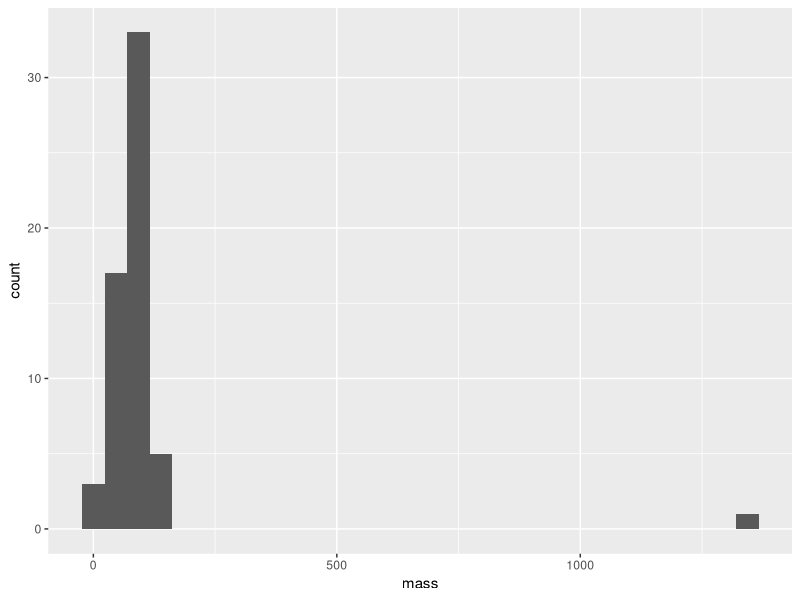
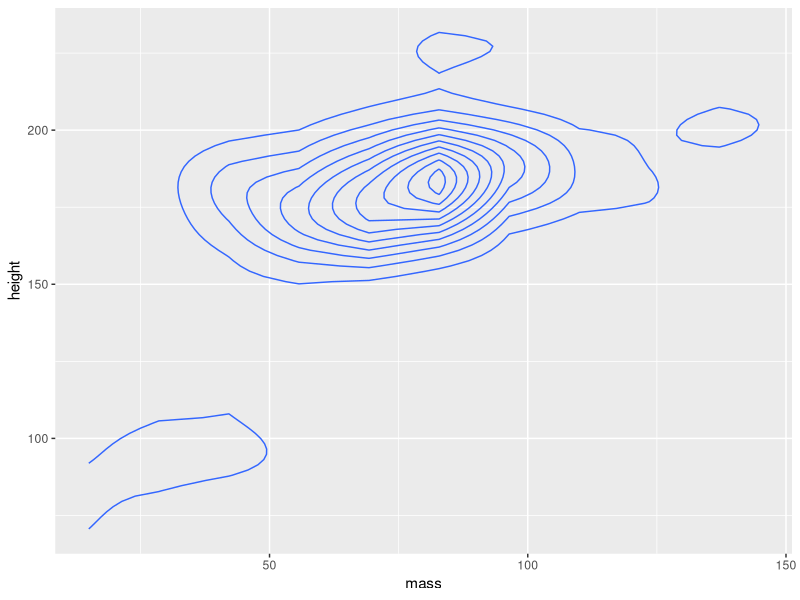
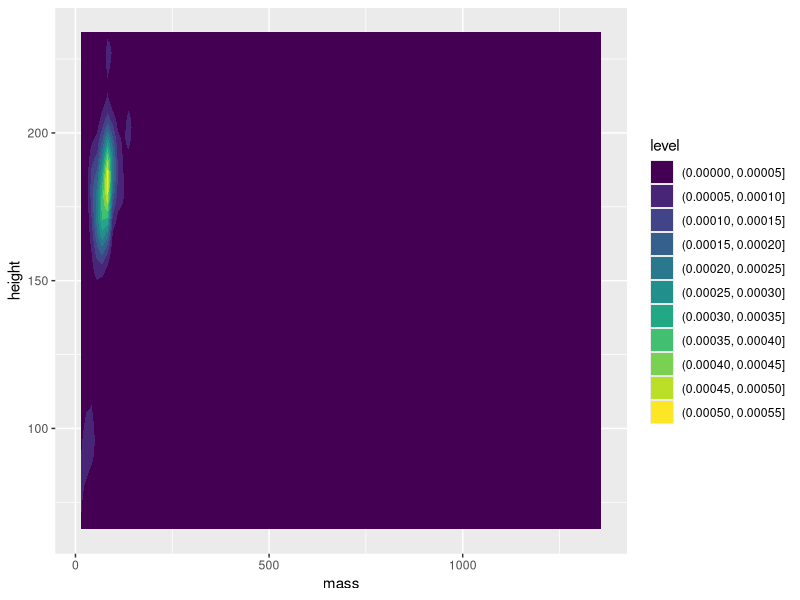
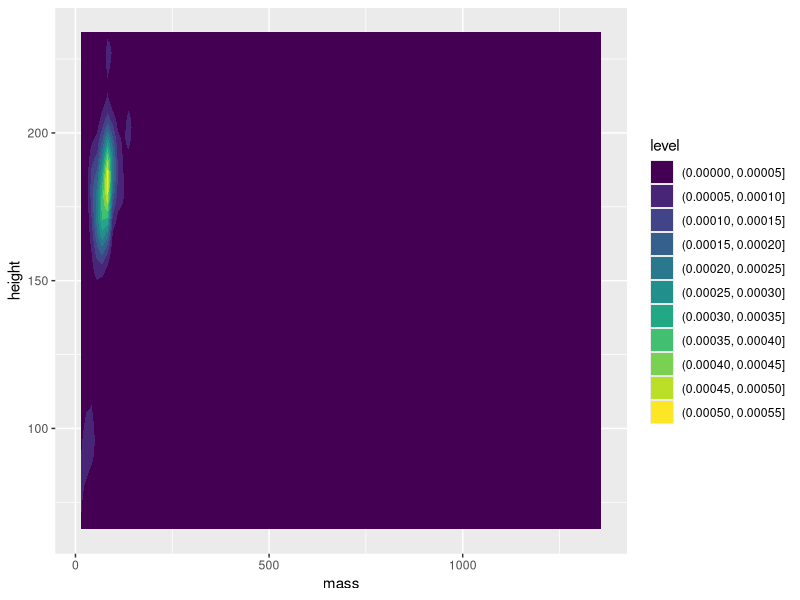
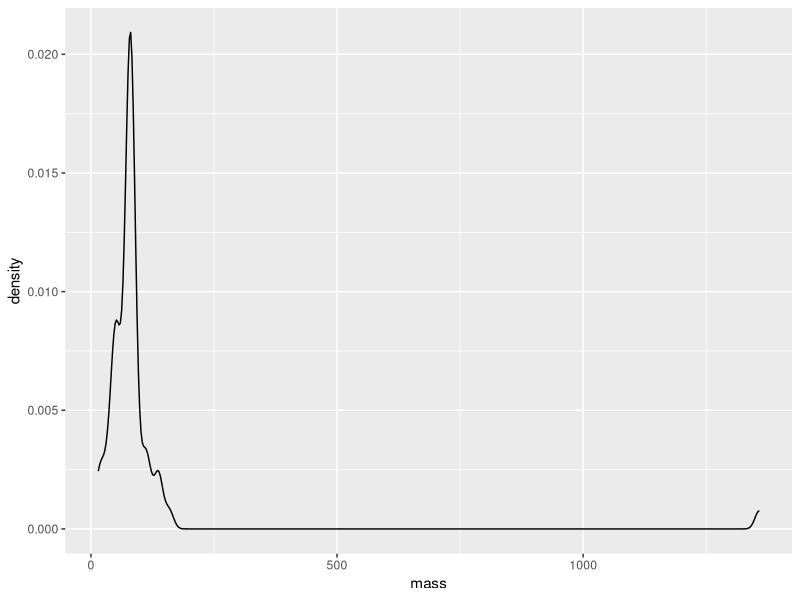
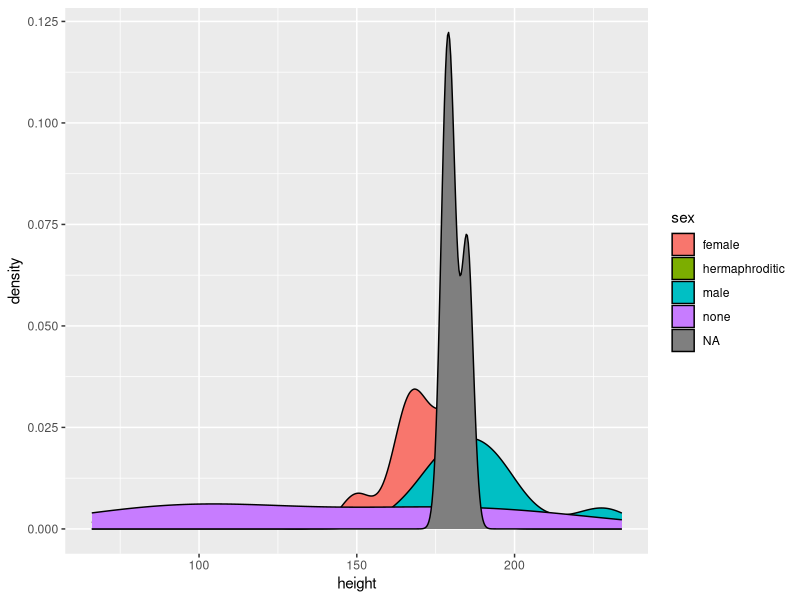
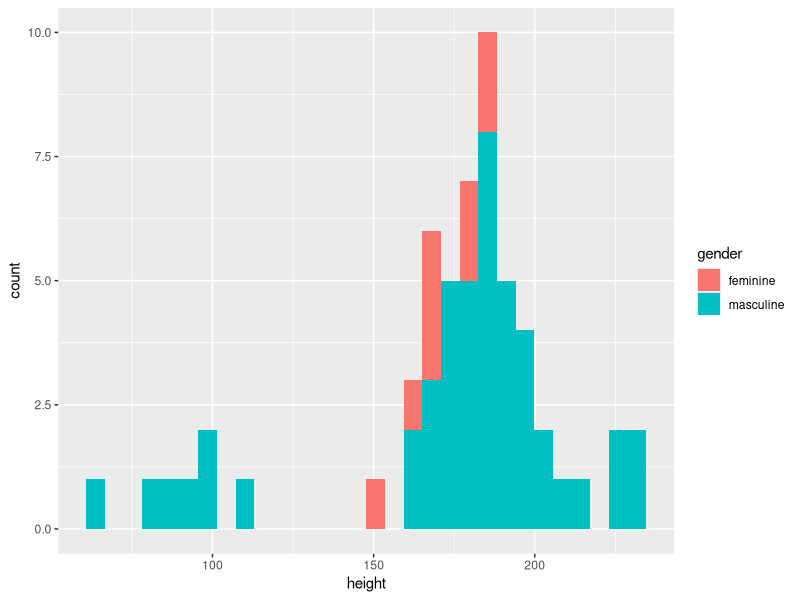
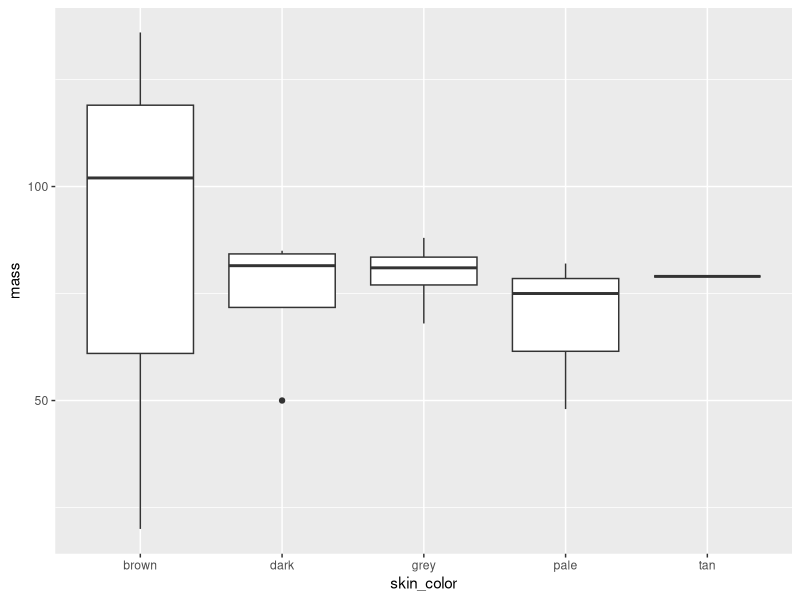

Write R code to recreate these figures, in order.

# Exercícios - Produção de gráficos com o pacote ggplot2 ----------------------------------------------------------------------------------
# Autoria do script: Jeanne Franco ---------------------------------------------------------------------------------------------------------
# Data: 07/09/2022 -------------------------------------------------------------------------------------------------------------------------

# Exercícios -------------------------------------------------------------------------------------------------------------------------------

# 1 - Escolha um conjunto de dados disponível no R
# 2 - Carregue os pacotes necessários
# 3 - Produza os seguintes gráficos:
# a) Gráficos de histograma e densidade
# b) Gráficos de boxplot e violino
# c) Gráfico de barras com valores de média e erro padrão
# d) Gráfico de linhas

# Respostas --------------------------------------------------------------------------------------------------------------------------------

# Exercício 1

library(dplyr) # Pacote que carrega o banco de dados Starwars
dados <- starwars
View(dados)

# Exercício 2

library(tidyverse)

# Exercício 3

# a) Gráficos de histograma e densidade

dados <- dados %>%
  drop_na(mass) %>%
  view()

ggplot(dados, aes(x = mass)) +
  geom_histogram(bins = 30)

ggplot(dados, aes(x = mass, y = height)) +
  geom_density_2d()

ggplot(dados, aes(x = mass, y = height)) +
  geom_density_2d_filled()

ggplot(dados, aes(x = mass, y = height)) +
  geom_density_2d_filled()

ggplot(dados, aes(x = mass)) +
  geom_density()

ggplot(dados, aes(x = height, fill = sex)) +
  geom_density()

dados1 <- dados %>%
  drop_na(gender, height)

ggplot(dados1, aes(x = height, fill = gender)) +
  geom_histogram(bins = 30)

# c) Gráficos de boxplot e violino

dados %>%
  filter(skin_color %in% c("grey", "brown", "pale", "dark", "tan")) %>%
  ggplot(aes(x = skin_color, y = mass)) +
  geom_boxplot()

dados %>%
  filter(skin_color %in% c("grey", "brown", "pale", "dark")) %>%
  ggplot(aes(x = skin_color, y = mass)) +
  geom_violin() 

dados %>%
  filter(skin_color %in% c("grey", "brown", "pale", "dark")) %>%
  ggplot(aes(x = skin_color, y = mass, fill = skin_color)) +
  geom_violin() 

dados %>%
  filter(skin_color %in% c("grey", "brown", "pale", "dark")) %>%
  ggplot(aes(x = skin_color, y = mass)) +
  geom_boxplot(fill = 'forestgreen', alpha = 0.5, outlier.shape = NA) +
  stat_summary(fun = mean, geom = "point", 
               shape = 20, size = 4, color = "red", fill = "red")

dados %>%
  filter(skin_color %in% c("grey", "brown", "pale", "dark")) %>%
  ggplot(aes(x = skin_color, y = mass)) +
  geom_boxplot(fill = 'forestgreen', alpha = 0.5, 
               outlier.colour = "black", outlier.shape = 12) +
  stat_summary(fun = mean, geom = "point", 
               shape = 20, size = 4, color = "red", fill = "red")
